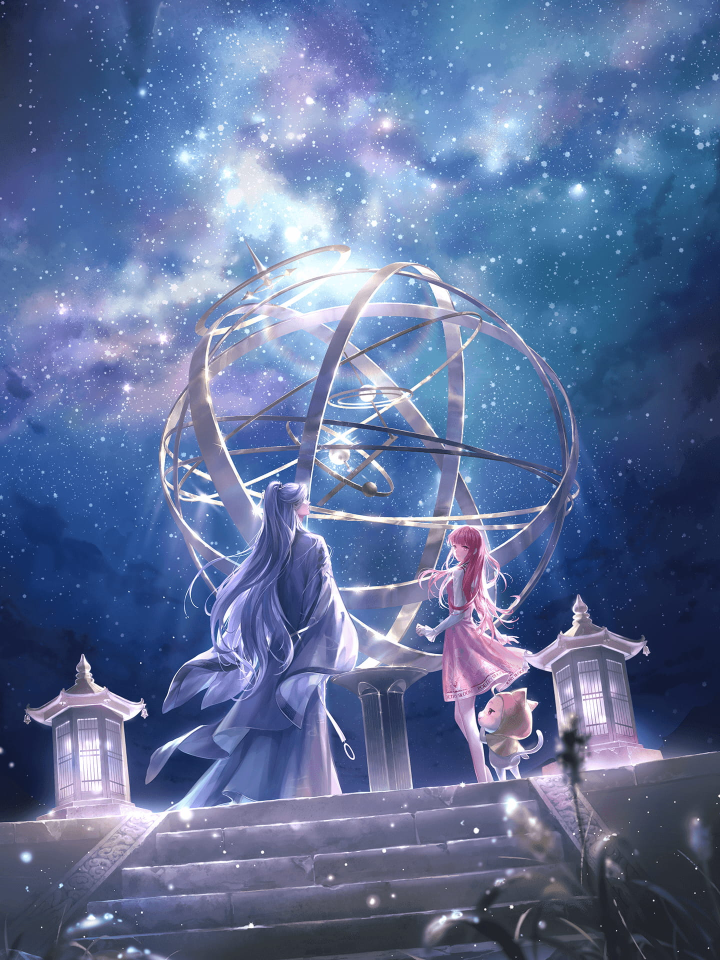
#> input picture migang/core/core_plugins/bank/images/bg.jpg, 1440 x 1920 px (shown at 1/2 size)
$ python -i data_source.py   (imports and definitions only)
#> lines starting #> are read from the running program, lines starting #| are printed output that depends on the picture
import io
import asyncio
from typing import List, Tuple

import aiohttp
import numpy as np
from PIL import Image, ImageEnhance

# [1 line not run here, left out]


# [136 lines left out: functions resize_image, gray_car, color_car, not called in this run]


# [12 lines not run here, left out]


def seperate(img: Image.Image, bright_factor: float = 3.3):
    """
    返回 表图，里图
    """

    black_bg = Image.new("RGBA", img.size, (0, 0, 0, 0))
    white_bg = Image.new("RGBA", img.size, (255, 255, 255, 0))
    black_bg.paste(img, mask=img)
    white_bg.paste(img, mask=img)
    black_bg = ImageEnhance.Brightness(black_bg).enhance(bright_factor)
    out_o = io.BytesIO()
    out_i = io.BytesIO()
    white_bg.convert("RGB").save(out_o, format="jpeg")
    black_bg.convert("RGB").save(out_i, format="jpeg")

    return out_o, out_i

>>> import cv2
>>> picture = cv2.imread('../../core/core_plugins/bank/images/bg.jpg', cv2.IMREAD_GRAYSCALE)
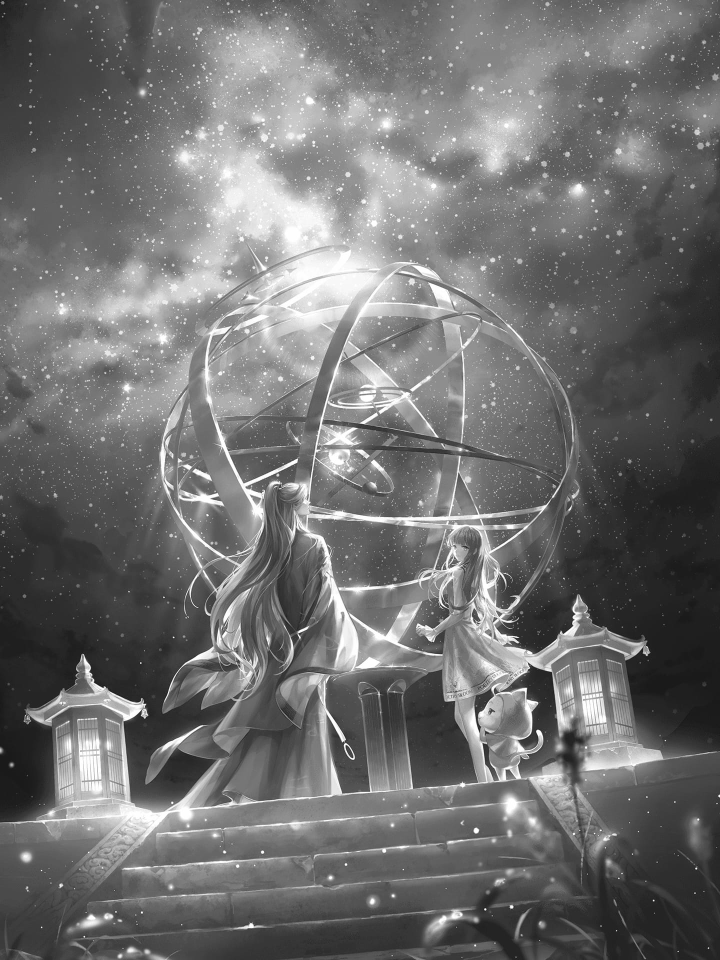
#> picture: shape (1920, 1440) (shown at 1/2 size); min 6, max 255, mean 111.8
>>> result = seperate(picture)
#> (the run stopped early here; a loop or call above may not have finished)
